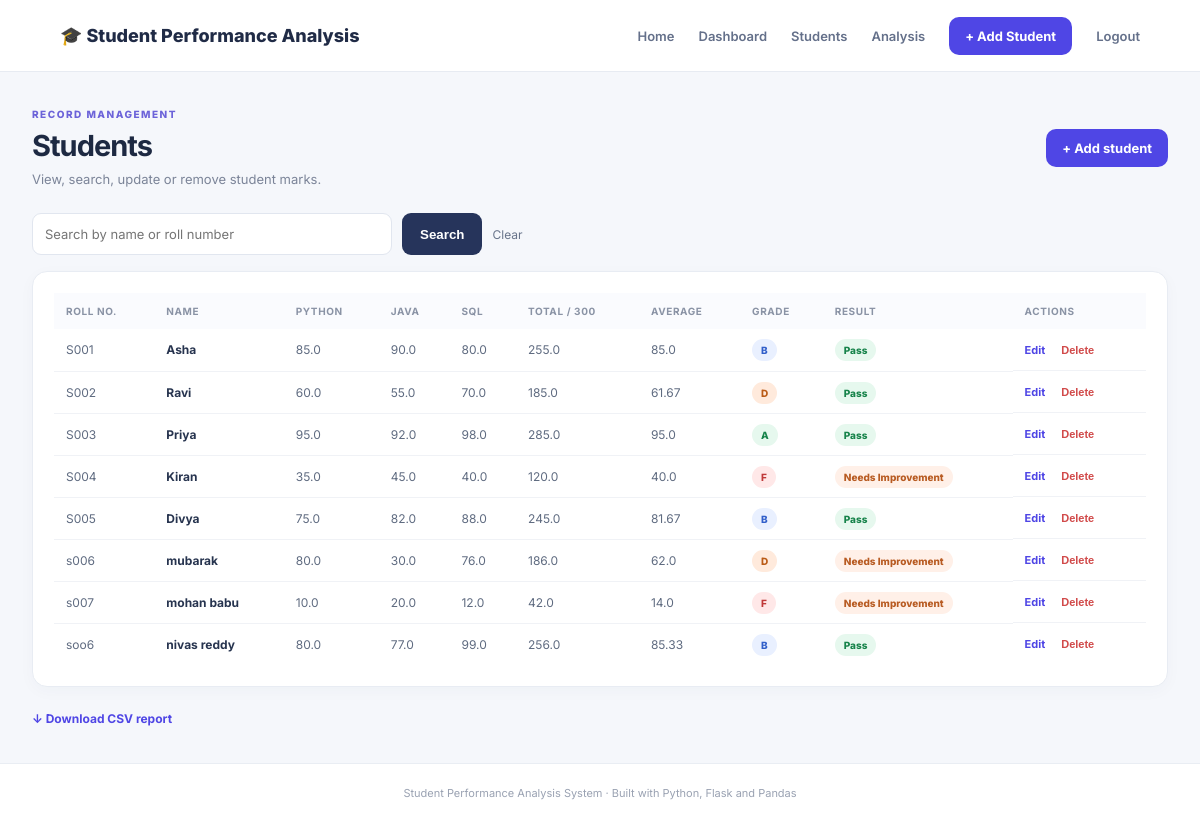
The app's page /students (signed in) with its own data.
### tables this page shows
CREATE TABLE students (
        id INTEGER PRIMARY KEY AUTOINCREMENT,
        roll_no TEXT UNIQUE NOT NULL,
        name TEXT NOT NULL,
        python REAL NOT NULL CHECK(python BETWEEN 0 AND 100),
        java REAL NOT NULL CHECK(java BETWEEN 0 AND 100),
        sql REAL NOT NULL CHECK(sql BETWEEN 0 AND 100)
    );

### app.py (the view)
@app.route('/students')
def students():
    q = request.args.get('q', '').strip().lower()
    df = load_data()
    if q:
        df = df[df['name'].str.lower().str.contains(q) | df['roll_no'].str.lower().str.contains(q)]
    return render_template('students.html', students=df.to_dict('records'), q=q)

### app.py (called while the page is built)
@app.before_request
def require_login():
    allowed = {'login', 'static'}
    if request.endpoint not in allowed and 'user_id' not in session:
        return redirect(url_for('login', next=request.path))

def connect():
    con = sqlite3.connect(DB_PATH)
    con.row_factory = sqlite3.Row
    return con

def load_data():
    with connect() as con:
        df = pd.read_sql_query('SELECT roll_no, name, python, java, sql FROM students ORDER BY roll_no', con)
    if df.empty:
        return df
    df['Total'] = df[SUBJECTS].sum(axis=1)
    df['Average'] = df[SUBJECTS].mean(axis=1).round(2)
    df['Percentage'] = (df['Total'] / 300 * 100).round(2)
    df['Grade'] = df['Percentage'].apply(get_grade)
    df['Result'] = df[SUBJECTS].ge(40).all(axis=1).map({True: 'Pass', False: 'Needs Improvement'})
    return df

def get_grade(pct):
    if pct >= 90: return 'A'
    if pct >= 80: return 'B'
    if pct >= 70: return 'C'
    if pct >= 60: return 'D'
    return 'F'

### templates/students.html
{% extends 'base.html' %}{% block title %}Students · Student Performance{% endblock %}{% block content %}<section class="pagehead"><div><p class="eyebrow">RECORD MANAGEMENT</p><h1>Students</h1><p>View, search, update or remove student marks.</p></div><a class="button" href="/add">+ Add student</a></section>
<form class="search" method="get"><input name="q" value="{{q}}" placeholder="Search by name or roll number"><button>Search</button><a href="/students">Clear</a></form>
<section class="panel"><div class="table-wrap"><table><thead><tr><th>Roll no.</th><th>Name</th><th>Python</th><th>Java</th><th>SQL</th><th>Total / 300</th><th>Average</th><th>Grade</th><th>Result</th><th>Actions</th></tr></thead><tbody>{% for s in students %}<tr><td>{{s.roll_no}}</td><td class="name">{{s.name}}</td><td>{{s.python|round(1)}}</td><td>{{s.java|round(1)}}</td><td>{{s.sql|round(1)}}</td><td>{{s.Total|round(1)}}</td><td>{{s.Average}}</td><td><span class="grade grade-{{s.Grade}}">{{s.Grade}}</span></td><td><span class="result {{'pass' if s.Result=='Pass' else 'fail'}}">{{s.Result}}</span></td><td class="actions"><a href="/edit/{{s.roll_no}}">Edit</a><form method="post" action="/delete/{{s.roll_no}}" onsubmit="return confirm('Delete this student?')"><button class="delete">Delete</button></form></td></tr>{% else %}<tr><td colspan="10" class="empty">No matching students found.</td></tr>{% endfor %}</tbody></table></div></section><a class="textlink" href="/export">↓ Download CSV report</a>{% endblock %}

### static/style.css (style rules this page uses)
:root { font-family:Inter,Arial,sans-serif;color:#182230;background:#f5f7fb;font-synthesis:none }
* { box-sizing:border-box }
body { margin:0 }
.topbar nav a:hover,.textlink { color:#4f46e5 }
.topbar nav .navbutton,.button { background:#4f46e5;color:#fff;padding:11px 16px;border-radius:10px;text-decoration:none;font-size:13px;font-weight:700;border:0;display:inline-block;cursor:pointer }
.hero,.pagehead { display:flex;justify-content:space-between;align-items:center;gap:20px;margin-bottom:26px }
.eyebrow { font-size:10px;letter-spacing:1.5px;color:#6c63d9;font-weight:800;margin:0 0 8px }
.hero h1,.pagehead h1,.formpanel h1 { font-size:29px;letter-spacing:-1px;margin:0 0 8px;color:#1d2942 }
.hero p:not(.eyebrow),.pagehead p:not(.eyebrow),.formpanel>p:not(.eyebrow) { color:#7b8498;font-size:13px;margin:0 }
.stat,.panel,.formpanel { background:#fff;border:1px solid #e8ecf3;border-radius:15px;box-shadow:0 4px 16px #263b6308 }
.panel { padding:21px;margin-bottom:20px }
.textlink { font-size:12px;font-weight:700;text-decoration:none }
.table-wrap { overflow-x:auto }
table { border-collapse:collapse;width:100%;white-space:nowrap }
th { text-align:left;color:#8a93a5;font-size:10px;text-transform:uppercase;letter-spacing:.6px;background:#fafbfe;padding:12px }
td { padding:13px 12px;border-bottom:1px solid #f0f2f6;font-size:12px;color:#5f6b80 }
tr:last-child td { border-bottom:0 }
.name { font-weight:700;color:#27344f }
.grade,.result { font-size:10px;font-weight:800;border-radius:20px;padding:5px 9px }
.grade-A { background:#e6f8ee;color:#16834a }
.grade-B { background:#e9f0ff;color:#315fca }
.grade-D { background:#ffeadc;color:#ba5b16 }
.grade-F { background:#ffe8e8;color:#c03939 }
.pass { background:#e6f8ee;color:#16834a }
.fail { background:#fff0e8;color:#b85b22 }
.actions { display:flex;gap:10px;align-items:center }
.actions a,.delete { font-size:11px;color:#4f46e5;text-decoration:none;font-weight:700;border:0;background:none;cursor:pointer }
.delete { color:#d14a4a }
.actions form { margin:0 }
.search { display:flex;gap:10px;margin-bottom:16px }
.search input,.studentform input { border:1px solid #e1e6ef;border-radius:9px;padding:12px;font:inherit;font-size:13px;background:#fff }
.search input { width:min(360px,70%) }
.search button { border:0;background:#26345b;color:#fff;border-radius:9px;padding:0 18px;font-weight:700 }
.search a,.cancel { font-size:12px;color:#68748a;text-decoration:none;align-self:center }

### records on screen
students: roll_no "S001", name "Asha", python "85.0", java "90.0", sql "80.0", Total "255.0", Average "85.0", Grade "B", Result "Pass"
students: roll_no "S002", name "Ravi", python "60.0", java "55.0", sql "70.0", Total "185.0", Average "61.67", Grade "D", Result "Pass"
students: roll_no "S003", name "Priya", python "95.0", java "92.0", sql "98.0", Total "285.0", Average "95.0", Grade "A", Result "Pass"
students: roll_no "S004", name "Kiran", python "35.0", java "45.0", sql "40.0", Total "120.0", Average "40.0", Grade "F", Result "Needs Improvement"
students: roll_no "S005", name "Divya", python "75.0", java "82.0", sql "88.0", Total "245.0", Average "81.67", Grade "B", Result "Pass"
students: roll_no "s006", name "mubarak", python "80.0", java "30.0", sql "76.0", Total "186.0", Average "62.0", Grade "D", Result "Needs Improvement"
students: roll_no "s007", name "mohan babu", python "10.0", java "20.0", sql "12.0", Total "42.0", Average "14.0", Grade "F", Result "Needs Improvement"
students: roll_no "soo6", name "nivas reddy", python "80.0", java "77.0", sql "99.0", Total "256.0", Average "85.33", Grade "B", Result "Pass"
